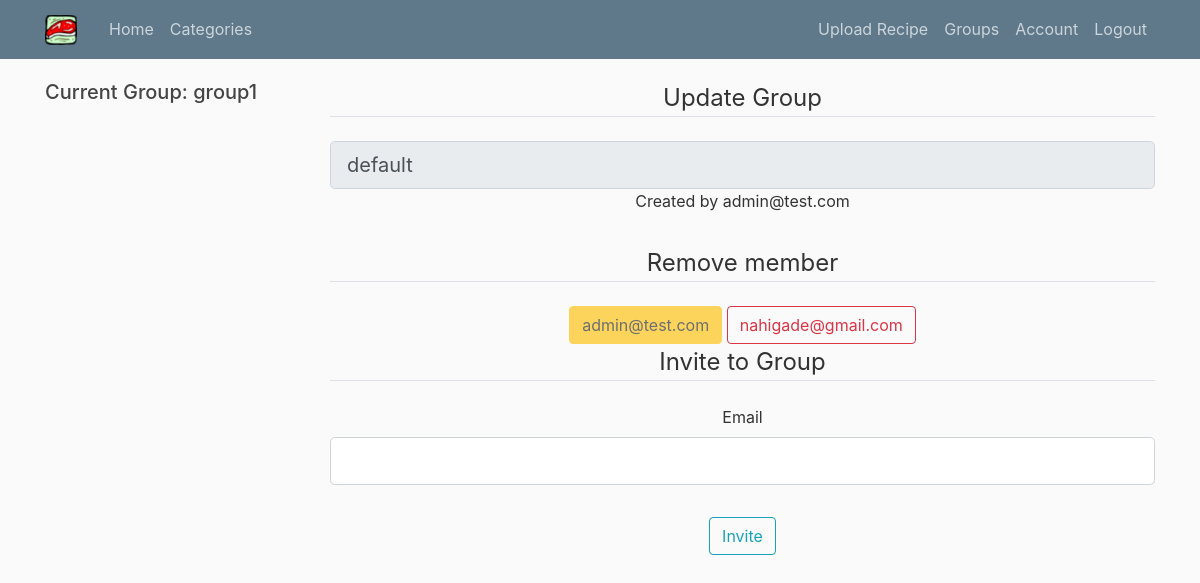
The app's page /groups/1 (signed in) with its own data.
### recipe_scheduler/models.py (models this page shows, shortened)
class Group(db.Model):
    __table_name__ = 'group'
    id = db.Column(db.Integer, primary_key=True)
    group_name = db.Column(db.String(50), unique=False)
    events = db.relationship('Event', backref='event_group', lazy=True)
    categories = db.relationship(
        'Category', backref='category_group', lazy=True)
    created_by = db.Column(db.Integer, db.ForeignKey('user.id'))
    def to_dict(self):
        return {
            'id': self.id,
            'group_name': self.group_name,
            'events': self.events,
            'categories': self.categories,
            'created_by': self.created_by
        }

class User(db.Model, UserMixin):
    __table_name__ = 'user'
    id = db.Column(db.Integer, primary_key=True)
    email = db.Column(db.String(120), unique=True, nullable=False)
    password = db.Column(db.String(60), nullable=False)
    user_groups = db.relationship('Group', secondary='user_groups',
                                  backref=db.backref('users', lazy='dynamic'))
    roles = db.relationship('Role', secondary='users_roles',
                                  backref=db.backref('users', lazy='dynamic'))
    current_group = db.Column(db.Integer)
    groups = db.relationship('Group', backref='groups', lazy=True)
    def to_dict(self):
        return {
            'id': self.id,
            'email': self.email,
            'user_groups': [Group.to_dict(c) for c in self.user_groups]
        }
    def get_current_group(self):
        return self.current_group

### recipe_scheduler/users/routes.py (the view)
@users.route('/groups/<int:group_id>', methods=['GET', 'POST'])
@login_required
def update_groups(group_id):
    select_group = current_user.get_current_group()
    user_list = current_user.user_groups
    group = Group.query.filter_by(id=group_id).first()
    form = GroupForm()
    invite_form = RequestInviteForm()
    if invite_form.validate_on_submit():
        user = User.query.filter_by(email=invite_form.email.data).first()
        group = Group.query.filter_by(id=group_id).first()
        send_invite_email(user.email, group)
        flash('An email has been sent with instructions to invite', 'info')
        return redirect(url_for('users.show_groups'))
    elif form.validate_on_submit():
        group.group_name = form.group_name.data
        db.session.commit()
        flash('Your group has been updated', 'success')
        return redirect(url_for('users.show_groups'))
    form.group_name.data = group.group_name
    created_by = User.query.filter_by(id=group.created_by).first()
    members = [r.to_dict() for r in group.users.all()]
    return render_template('update_groups.html', title='Update Group',
                           form=form, group=group,
                           user_list=user_list, select_group=int(select_group),
                           invite_form=invite_form, created_by=created_by,
                           members=members)

### recipe_scheduler/users/forms.py (shortened to what this page needs)
class GroupForm(FlaskForm):
    group_name = StringField(
        'Group',
        validators=[DataRequired()]
    )
    submit = SubmitField('Update')

class RequestInviteForm(FlaskForm):
    email = StringField('Email', validators=[DataRequired(), Email()])
    submit = SubmitField('Invite')

### recipe_scheduler/models.py (called while the page is built)
@login_manager.user_loader
def loader_user(user_id):
    return User.query.get(int(user_id))

### recipe_scheduler/templates/update_groups.html (shortened to what this page needs)
{% extends "layout.html" %}
{% block content %}
<div class="content-section">
    <form method="POST" action="">
        <fieldset class="form-group">
            <legend class="border-bottom mb-4">{{ title }}</legend>
            <div class="form-group">
                {% if not form and form.group_name.errors %}
                {{ form.group_name(class="form-control form-control-lg is-invalid") }}
                <div class="invalid-feedback">
                    {% for error in form.group_name.errors %}
                    <span>{{ error }}</span>
                    {% endfor %}
                </div>
                {% else %}
                    {% if group.created_by == current_user.id and form.group_name.data != "default" %}
                        {{ form.group_name(class="form-control form-control-lg")  }}
                    {% else %}
                        {{ form.group_name(class="form-control form-control-lg", disabled=True)  }}
                        Created by {{ created_by.email }}
                    {% endif %}
                {% endif %}
            </div>
        </fieldset>
    </form>
    <form>
    <legend class="border-bottom mb-4">Remove member</legend>
    {% for member in members %}
    {% if member.id != current_user.id%}
    <button type="button" class="btn btn-outline-danger" data-toggle="modal" data-target="#deletegroupModal-{{member.id}}">{{member.email}}</button>
    {% else %}
    <button type="button" class="btn btn-warning" data-toggle="modal" disabled>{{member.email}}</button>
    {% endif %}
    {% endfor %}
        </form>
    {% if group.created_by == current_user.id%}
   <form method="POST" action="">
        <fieldset class="form-group">
            <legend class="border-bottom mb-4">Invite to Group</legend>
            <div class="form-group">
                {{ invite_form.email.label(class="form-control-label") }}
                {% if invite_form.email.errors %}
                {{ invite_form.email(class="form-control form-control-lg is-invalid") }}
                <div class="invalid-feedback">
                    {% for error in invite_form.email.errors %}
                    <span>{{ error }}</span>
                    {% endfor %}
                </div>
                {% else %}
                {{ invite_form.email(class="form-control form-control-lg") }}
                {% endif %}
            </div>
        </fieldset>
        <div class="form-group">
            {{ invite_form.submit(class="btn btn-outline-info") }}
        </div>
    </form>
    {% endif %}
</div>
{% endblock content %}

### recipe_scheduler/templates/sub_menu.html (shortened to what this page needs)
{% if current_user.is_authenticated %}
    {% if group_title %}
<form name="myForm" action="{{ url_for('main.home') }}" method="post" id="submit-form-group">
    <button type="button" class="btn btn-info btn-block" data-toggle="collapse" data-target="#submenu-group">
        {{ group_title }}</button>
    <div id="submenu-group" class="collapse">
        {% for i in user_list%}
        <input type="radio"
               {% if i.id == select_group %}
               checked="checked"
               {% endif %}
               name="group_options" id="option-{{i.id}}" value="{{i.id}}">
                {% if i.created_by == current_user.id %}
                    {{i.group_name}}
                {% else %}
                    {{i.group_name}}(shared)
                {% endif %}
        </input><br>
        {% endfor %}
    </div>
</form>
    {% else %}
    {% for i in user_list%}
    {% if i.id == select_group %}
    <div class="current-group">
        {% if i.created_by == current_user.id %}
            <h5>Current Group: {{i.group_name}}</h5>
        {% else %}
            <h5>Current Group: {{i.group_name}}(Shared)</h5>
        {% endif %}
    </div>
    {% endif %}
    {% endfor %}
    {% endif%}
{% endif %}

### recipe_scheduler/static/main.css (style rules this page uses)
body { background: #fafafa; color: #333333; margin-top: 5rem; height: 100%; }
h1, h2, h3, h4, h5, h6 { color: #444444; }
.form-group { width: 100%; }
.row legend { text-align: center; }

### records on screen
Group: group_name "group1"
Group: group_name "default"
User: email "admin@test.com"
User: email "nahigade@gmail.com"

### other values on screen
{{ title }} "Update Group"
{{ invite_form.email.label(class="form-control-label") }} "Email"
